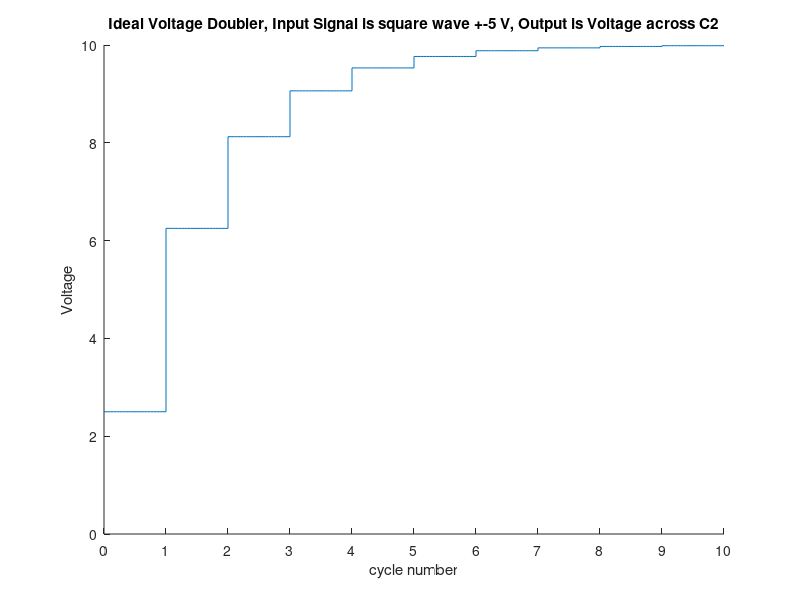

This chart was generated by the following MATLAB code:
cycle = 1:1:10;
[M,N]=size(cycle);
Vmax = 5;
Vcycle(1) = Vmax/2
VcyclePrevious = Vcycle(1);

for i=2:N
  Vcycle(i)= Vmax + VcyclePrevious/2
  VcyclePrevious = Vcycle(i);
end;
 
 
 dt=0:0.05:1;
 [O,P]=size(dt);
 dtCycleColumnCount = 1;
 for i= 1:N
    for j=1:P
      dtCycle(1,dtCycleColumnCount)=dt(1,j) + (i-1);
      dtVcycle(1,dtCycleColumnCount)=Vcycle(i);
      dtCycleColumnCount = dtCycleColumnCount + 1;
    end;
 end;
 
 [Q,R]=size(dtCycle);
 [S,T]=size(dtVcycle);
 hold on;
 plot(dtCycle,dtVcycle,'-')
 xticks(0:N);
 axis([0 N,0 2*Vmax]);
 xlabel('cycle number')
 ylabel('Voltage')
 title('Ideal Voltage Doubler, Input Signal is square wave +-5 V, Output is Voltage across C2')